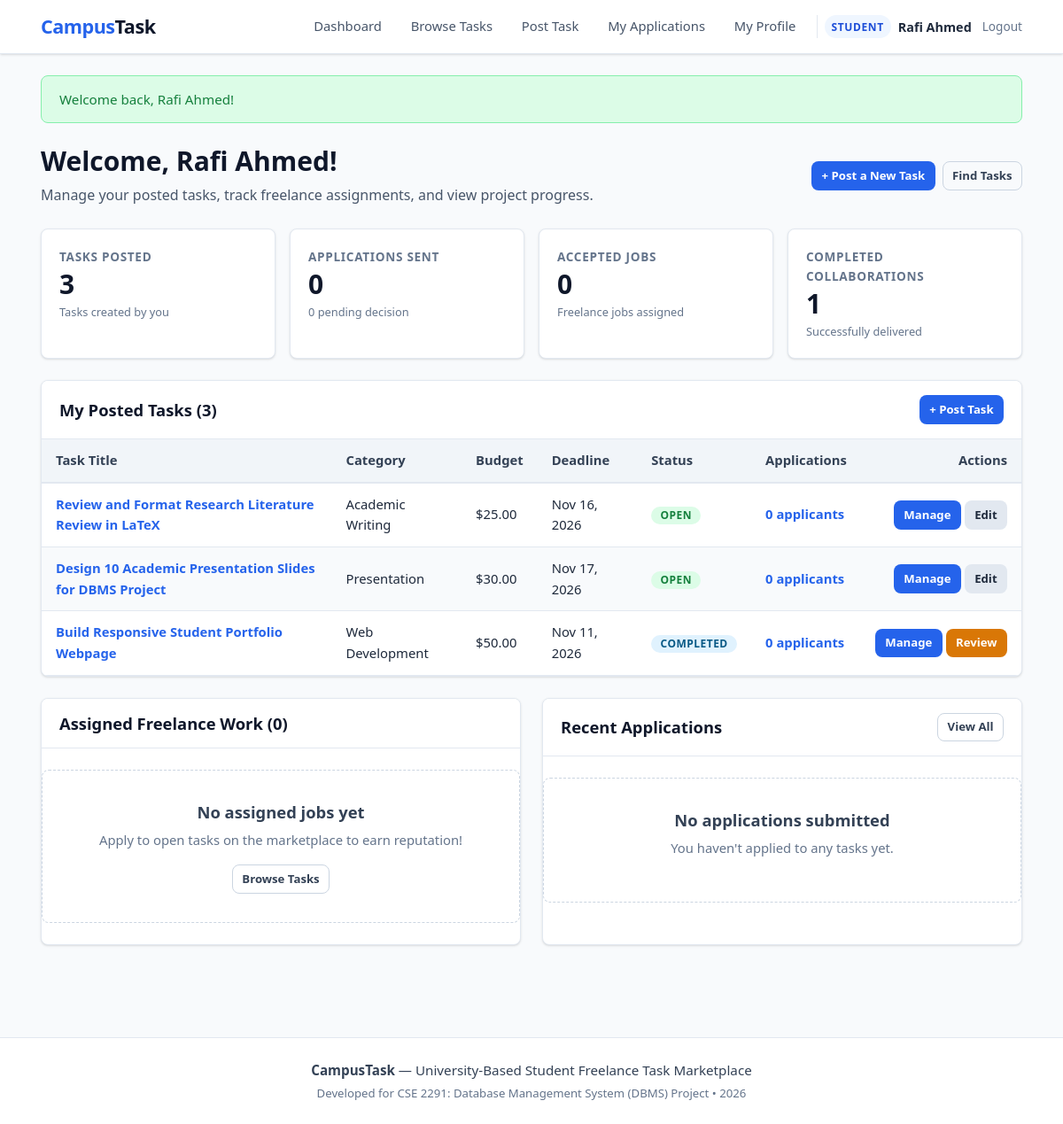
The page /student/dashboard.php (signed in) on the database its author committed.
### tables this page shows
CREATE TABLE IF NOT EXISTS `tasks` (
    `task_id` INT AUTO_INCREMENT PRIMARY KEY,
    `poster_id` INT NOT NULL,
    `category_id` INT NOT NULL,
    `title` VARCHAR(200) NOT NULL,
    `description` TEXT NOT NULL,
    `budget` DECIMAL(10, 2) NOT NULL DEFAULT 0.00,
    `deadline` DATE NOT NULL,
    `status` ENUM('OPEN', 'IN_PROGRESS', 'COMPLETED', 'CANCELLED') NOT NULL DEFAULT 'OPEN',
    `created_at` DATETIME NOT NULL DEFAULT CURRENT_TIMESTAMP,
    `updated_at` DATETIME NOT NULL DEFAULT CURRENT_TIMESTAMP ON UPDATE CURRENT_TIMESTAMP,
    CONSTRAINT `chk_task_budget_non_negative` CHECK (`budget` >= 0),
    CONSTRAINT `fk_tasks_poster` 
        FOREIGN KEY (`poster_id`) REFERENCES `users` (`user_id`) 
        ON DELETE CASCADE ON UPDATE CASCADE,
    CONSTRAINT `fk_tasks_category` 
        FOREIGN KEY (`category_id`) REFERENCES `categories` (`category_id`) 
        ON DELETE RESTRICT ON UPDATE CASCADE
);

CREATE TABLE IF NOT EXISTS `categories` (
    `category_id` INT AUTO_INCREMENT PRIMARY KEY,
    `category_name` VARCHAR(100) NOT NULL UNIQUE,
    `description` TEXT NULL,
    `created_at` DATETIME NOT NULL DEFAULT CURRENT_TIMESTAMP
);

### config/database.example.php (called while the page is built, shortened)
<?php
function e($value) {
    return htmlspecialchars((string)($value ?? ''), ENT_QUOTES, 'UTF-8');
}

### student/dashboard.php (the view, shortened to what this page needs)
<?php
require_once __DIR__ . '/../includes/auth.php';
$student_id = current_user_id();
$stmt = $pdo->prepare('SELECT COUNT(*) FROM tasks WHERE poster_id = :id');
$stmt->execute([':id' => $student_id]);
$posted_count = (int)$stmt->fetchColumn();
$stmt = $pdo->prepare('SELECT COUNT(*) FROM applications WHERE applicant_id = :id');
$stmt->execute([':id' => $student_id]);
$submitted_count = (int)$stmt->fetchColumn();
$stmt = $pdo->prepare('SELECT COUNT(*) FROM applications WHERE applicant_id = :id AND status = "ACCEPTED"');
$stmt->execute([':id' => $student_id]);
$accepted_count = (int)$stmt->fetchColumn();
$stmt = $pdo->prepare('
    SELECT COUNT(DISTINCT t.task_id)
    FROM tasks t
    LEFT JOIN applications a ON t.task_id = a.task_id AND a.status = "ACCEPTED"
    WHERE t.status = "COMPLETED"
      AND (t.poster_id = :id OR a.applicant_id = :id2)
');
$stmt->execute([':id' => $student_id, ':id2' => $student_id]);
$completed_count = (int)$stmt->fetchColumn();
$stmt = $pdo->prepare('SELECT COUNT(*) FROM applications WHERE applicant_id = :id AND status = "PENDING"');
$stmt->execute([':id' => $student_id]);
$pending_apps_count = (int)$stmt->fetchColumn();
$posted_tasks_stmt = $pdo->prepare('
    SELECT
        t.task_id,
        t.title,
        t.budget,
        t.deadline,
        t.status,
        t.created_at,
        c.category_name,
        (SELECT COUNT(*) FROM applications a WHERE a.task_id = t.task_id) AS total_applicants,
        (SELECT COUNT(*) FROM applications a WHERE a.task_id = t.task_id AND a.status = "PENDING") AS pending_applicants
    FROM tasks t
    LEFT JOIN categories c ON t.category_id = c.category_id
    WHERE t.poster_id = :id
    ORDER BY t.created_at DESC
');
$posted_tasks_stmt->execute([':id' => $student_id]);
$my_posted_tasks = $posted_tasks_stmt->fetchAll();
$assigned_tasks_stmt = $pdo->prepare('
    SELECT
        t.task_id,
        t.title,
        t.budget,
        t.deadline,
        t.status AS task_status,
        poster.full_name AS poster_name,
        a.proposed_budget,
        a.applied_at
    FROM applications a
    JOIN tasks t ON a.task_id = t.task_id
    JOIN users poster ON t.poster_id = poster.user_id
    WHERE a.applicant_id = :id AND a.status = "ACCEPTED"
    ORDER BY t.created_at DESC
');
$assigned_tasks_stmt->execute([':id' => $student_id]);
$assigned_tasks = $assigned_tasks_stmt->fetchAll();
$recent_apps_stmt = $pdo->prepare('
    SELECT
        a.application_id,
        a.task_id,
        a.proposed_budget,
        a.status AS app_status,
        a.applied_at,
        t.title AS task_title,
        t.status AS task_status,
        poster.full_name AS poster_name
    FROM applications a
    JOIN tasks t ON a.task_id = t.task_id
    JOIN users poster ON t.poster_id = poster.user_id
    WHERE a.applicant_id = :id
    ORDER BY a.applied_at DESC
    LIMIT 5
');
$recent_apps_stmt->execute([':id' => $student_id]);
$recent_applications = $recent_apps_stmt->fetchAll();
require_once __DIR__ . '/../includes/header.php';
?>
<div style="display: flex; justify-content: space-between; align-items: center; margin-bottom: 1.5rem; flex-wrap: wrap; gap: 0.5rem;">
    <div>
        <h1>Welcome, <?= e($_SESSION['full_name'] ?? 'Student') ?>!</h1>
        <p style="color: var(--gray-600); margin: 0;">Manage your posted tasks, track freelance assignments, and view project progress.</p>
    </div>
    <div style="display: flex; gap: 0.5rem;">
        <a href="<?= BASE_URL ?>/student/post-task.php" class="btn btn-primary btn-sm">+ Post a New Task</a>
        <a href="<?= BASE_URL ?>/student/tasks.php" class="btn btn-outline btn-sm">Find Tasks</a>
    </div>
</div>
<div class="stats-grid">
    <div class="stat-card">
        <div class="stat-card-title">Tasks Posted</div>
        <div class="stat-card-value"><?= $posted_count ?></div>
        <div class="stat-card-subtext">Tasks created by you</div>
    </div>
    <div class="stat-card">
        <div class="stat-card-title">Applications Sent</div>
        <div class="stat-card-value"><?= $submitted_count ?></div>
        <div class="stat-card-subtext"><?= $pending_apps_count ?> pending decision</div>
    </div>
    <div class="stat-card">
        <div class="stat-card-title">Accepted Jobs</div>
        <div class="stat-card-value"><?= $accepted_count ?></div>
        <div class="stat-card-subtext">Freelance jobs assigned</div>
    </div>
    <div class="stat-card">
        <div class="stat-card-title">Completed Collaborations</div>
        <div class="stat-card-value"><?= $completed_count ?></div>
        <div class="stat-card-subtext">Successfully delivered</div>
    </div>
</div>
<div class="card">
    <div class="card-header">
        <h3 class="card-title">My Posted Tasks (<?= count($my_posted_tasks) ?>)</h3>
        <a href="<?= BASE_URL ?>/student/post-task.php" class="btn btn-primary btn-sm">+ Post Task</a>
    </div>
    <div class="card-body" style="padding: 0;">
        <?php if (empty($my_posted_tasks)): ?>
            <div class="empty-state">
                <div class="empty-state-title">No tasks posted yet</div>
                <div class="empty-state-text">Need help with a presentation, coding assignment, or tutoring? Post your first task now!</div>
                <a href="<?= BASE_URL ?>/student/post-task.php" class="btn btn-primary btn-sm">Create Task</a>
            </div>
        <?php else: ?>
            <div class="table-responsive">
                <table class="table table-striped table-hover">
                    <thead>
                        <tr>
                            <th>Task Title</th>
                            <th>Category</th>
                            <th>Budget</th>
                            <th>Deadline</th>
                            <th>Status</th>
                            <th>Applications</th>
                            <th style="text-align: right;">Actions</th>
                        </tr>
                    </thead>
                    <tbody>
                        <?php foreach ($my_posted_tasks as $task): ?>
                            <tr>
                                <td>
                                    <strong>
                                        <a href="<?= BASE_URL ?>/student/task-details.php?id=<?= e($task['task_id']) ?>">
                                            <?= e($task['title']) ?>
                                        </a>
                                    </strong>
                                </td>
                                <td><?= e($task['category_name'] ?? 'General') ?></td>
                                <td>$<?= number_format((float)$task['budget'], 2) ?></td>
                                <td><?= date('M d, Y', strtotime($task['deadline'])) ?></td>
                                <td>
                                    <?php
                                    $badge = match ($task['status']) {
                                        'OPEN'        => 'badge-open',
                                        'IN_PROGRESS' => 'badge-in-progress',
                                        'COMPLETED'   => 'badge-completed',
                                        default       => 'badge-cancelled',
                                    };
                                    ?>
                                    <span class="badge <?= $badge ?>"><?= e($task['status']) ?></span>
                                </td>
                                <td>
                                    <a href="<?= BASE_URL ?>/student/applications.php?task_id=<?= e($task['task_id']) ?>" style="font-weight: 600;">
                                        <?= (int)$task['total_applicants'] ?> applicant<?= ($task['total_applicants'] == 1) ? '' : 's' ?>
                                    </a>
                                </td>
                                <td style="text-align: right; white-space: nowrap;">
                                    <a href="<?= BASE_URL ?>/student/applications.php?task_id=<?= e($task['task_id']) ?>" class="btn btn-primary btn-sm">
                                        Manage
                                    </a>
                                    <?php if ($task['status'] === 'OPEN'): ?>
                                        <a href="<?= BASE_URL ?>/student/edit-task.php?id=<?= e($task['task_id']) ?>" class="btn btn-secondary btn-sm">
                                            Edit
                                        </a>
                                    <?php endif; ?>
                                    <?php if ($task['status'] === 'COMPLETED'): ?>
                                        <a href="<?= BASE_URL ?>/student/reviews.php?task_id=<?= e($task['task_id']) ?>" class="btn btn-warning btn-sm">
                                            Review
                                        </a>
                                    <?php endif; ?>
                                </td>
                            </tr>
                        <?php endforeach; ?>
                    </tbody>
                </table>
            </div>
        <?php endif; ?>
    </div>
</div>
<div style="display: grid; grid-template-columns: repeat(auto-fit, minmax(340px, 1fr)); gap: 1.5rem; margin-bottom: 2rem;">
    <div class="card">
        <div class="card-header">
            <h3 class="card-title">Assigned Freelance Work (<?= count($assigned_tasks) ?>)</h3>
        </div>
        <div class="card-body" style="padding: 0;">
            <?php if (empty($assigned_tasks)): ?>
                <div class="empty-state" style="padding: 2rem 1rem;">
                    <div class="empty-state-title">No assigned jobs yet</div>
                    <div class="empty-state-text">Apply to open tasks on the marketplace to earn reputation!</div>
                    <a href="<?= BASE_URL ?>/student/tasks.php" class="btn btn-outline btn-sm">Browse Tasks</a>
                </div>
            <?php endif; ?>
        </div>
    </div>
    <div class="card">
        <div class="card-header">
            <h3 class="card-title">Recent Applications</h3>
            <a href="<?= BASE_URL ?>/student/my-applications.php" class="btn btn-outline btn-sm">View All</a>
        </div>
        <div class="card-body" style="padding: 0;">
            <?php if (empty($recent_applications)): ?>
                <div class="empty-state" style="padding: 2rem 1rem;">
                    <div class="empty-state-title">No applications submitted</div>
                    <div class="empty-state-text">You haven't applied to any tasks yet.</div>
                </div>
            <?php endif; ?>
        </div>
    </div>
</div>
<?php
require_once __DIR__ . '/../includes/footer.php';
?>

### rows shown on the page
tasks: title "Review and Format Research Literature Review in LaTeX", category.category_name "Academic Writing", budget "25.00", deadline "Nov 16, 2026", status "OPEN", total_applicants "0"
tasks: title "Design 10 Academic Presentation Slides for DBMS Project", category.category_name "Presentation", budget "30.00", deadline "Nov 17, 2026", status "OPEN", total_applicants "0"
tasks: title "Build Responsive Student Portfolio Webpage", category.category_name "Web Development", budget "50.00", deadline "Nov 11, 2026", status "COMPLETED", total_applicants "0"

### other values the page prints
$user_name "Rafi Ahmed"
$flash['message'] "Welcome back, Rafi Ahmed!"
$_SESSION['full_name'] "Rafi Ahmed"
$posted_count "3"
$submitted_count "0"
$pending_apps_count "0"
$accepted_count "0"
$completed_count "1"
count($my_posted_tasks) "3"
count($assigned_tasks) "0"
